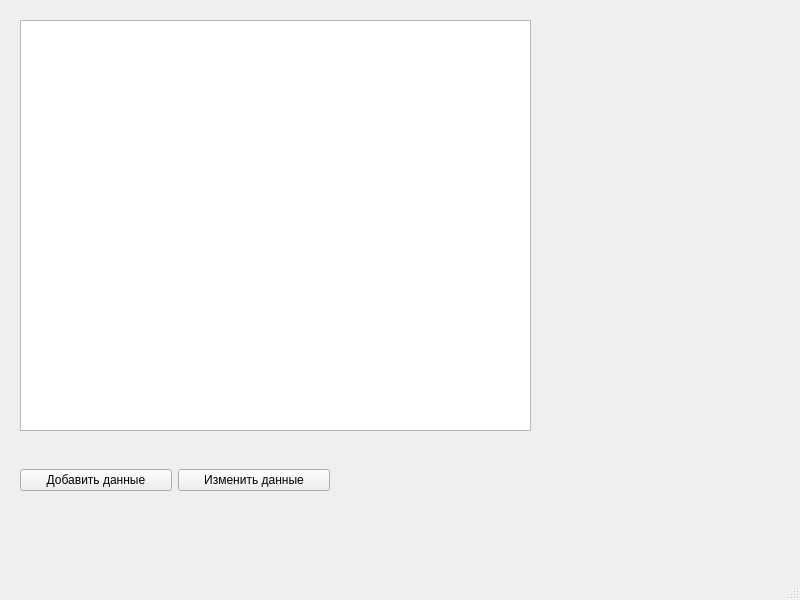
<?xml version="1.0" encoding="UTF-8"?>
<ui version="4.0">
 <class>MainWindow</class>
 <widget class="QMainWindow" name="MainWindow">
  <property name="geometry">
   <rect>
    <x>0</x>
    <y>0</y>
    <width>800</width>
    <height>600</height>
   </rect>
  </property>
  <property name="windowTitle">
   <string>MainWindow</string>
  </property>
  <widget class="QWidget" name="centralwidget">
   <widget class="QTableWidget" name="filmsTable">
    <property name="geometry">
     <rect>
      <x>20</x>
      <y>20</y>
      <width>511</width>
      <height>411</height>
     </rect>
    </property>
   </widget>
   <widget class="QWidget" name="horizontalLayoutWidget">
    <property name="geometry">
     <rect>
      <x>20</x>
      <y>440</y>
      <width>310</width>
      <height>80</height>
     </rect>
    </property>
    <layout class="QHBoxLayout" name="horizontalLayout">
     <item>
      <widget class="QPushButton" name="addCoffeeButton">
       <property name="text">
        <string>Добавить данные</string>
       </property>
      </widget>
     </item>
     <item>
      <widget class="QPushButton" name="editCoffeeButton">
       <property name="text">
        <string>Изменить данные</string>
       </property>
      </widget>
     </item>
    </layout>
   </widget>
  </widget>
  <widget class="QMenuBar" name="menubar">
   <property name="geometry">
    <rect>
     <x>0</x>
     <y>0</y>
     <width>800</width>
     <height>21</height>
    </rect>
   </property>
  </widget>
  <widget class="QStatusBar" name="statusbar"/>
 </widget>
 <resources/>
 <connections/>
</ui>
